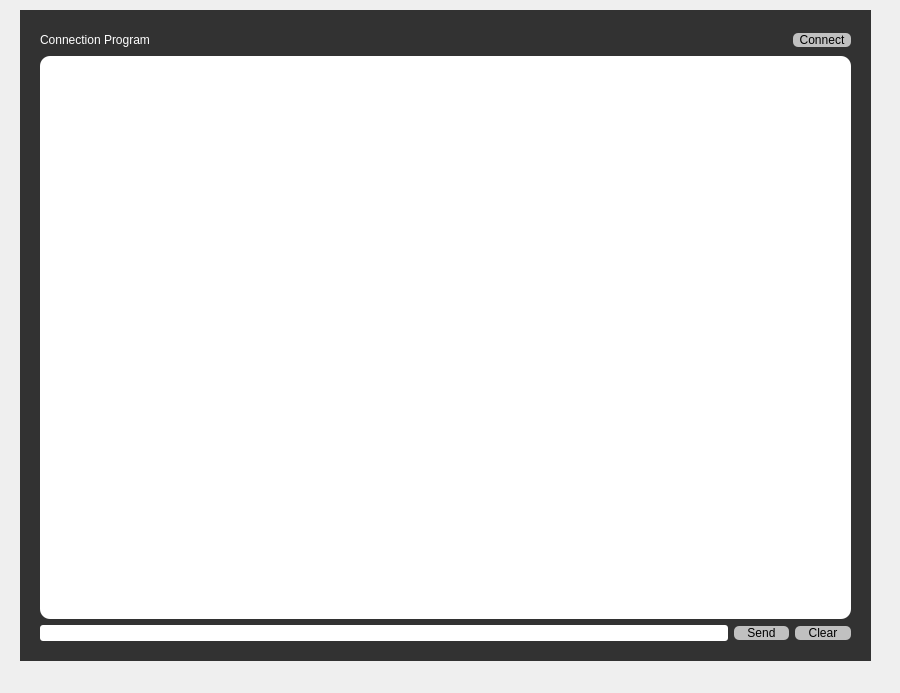
<?xml version="1.0" encoding="UTF-8"?>
<ui version="4.0">
 <class>Form</class>
 <widget class="QWidget" name="Form">
  <property name="geometry">
   <rect>
    <x>0</x>
    <y>0</y>
    <width>900</width>
    <height>693</height>
   </rect>
  </property>
  <property name="windowTitle">
   <string>Form</string>
  </property>
  <property name="styleSheet">
   <string notr="true"/>
  </property>
  <widget class="QWidget" name="central" native="true">
   <property name="geometry">
    <rect>
     <x>20</x>
     <y>10</y>
     <width>851</width>
     <height>651</height>
    </rect>
   </property>
   <property name="styleSheet">
    <string notr="true">background-color: rgb(50, 50, 50);</string>
   </property>
   <layout class="QGridLayout" name="gridLayout_3">
    <item row="2" column="1">
     <layout class="QVBoxLayout" name="verticalLayout">
      <item>
       <layout class="QVBoxLayout" name="verticalLayout_2">
        <item>
         <widget class="QListWidget" name="receiveList">
          <property name="styleSheet">
           <string notr="true">background-color: #FFFFFF;
font: 75 14pt &quot;Arial&quot;;
border-radius: 10px;</string>
          </property>
         </widget>
        </item>
       </layout>
      </item>
      <item>
       <layout class="QHBoxLayout" name="horizontalLayout">
        <item>
         <widget class="QLineEdit" name="MsgEdit">
          <property name="styleSheet">
           <string notr="true">background-color: rgb(255, 255, 255); font: 20px &quot;Arial&quot;;
border-radius: 3px;</string>
          </property>
         </widget>
        </item>
        <item>
         <widget class="QPushButton" name="SendBtn">
          <property name="styleSheet">
           <string notr="true">background-color: rgb(192, 192, 192);
font: 75 20pt &quot;나눔스퀘어 Bold&quot;;
border-radius: 5px;</string>
          </property>
          <property name="text">
           <string>    Send    </string>
          </property>
         </widget>
        </item>
        <item>
         <widget class="QPushButton" name="ClearBtn">
          <property name="styleSheet">
           <string notr="true">background-color: rgb(192, 192, 192);
font: 75 20pt &quot;나눔스퀘어 Bold&quot;;
border-radius: 5px;</string>
          </property>
          <property name="text">
           <string>    Clear    </string>
          </property>
         </widget>
        </item>
       </layout>
      </item>
     </layout>
    </item>
    <item row="0" column="1">
     <spacer name="horizontalSpacer">
      <property name="orientation">
       <enum>Qt::Horizontal</enum>
      </property>
      <property name="sizeHint" stdset="0">
       <size>
        <width>40</width>
        <height>20</height>
       </size>
      </property>
     </spacer>
    </item>
    <item row="2" column="3">
     <spacer name="verticalSpacer_2">
      <property name="orientation">
       <enum>Qt::Vertical</enum>
      </property>
      <property name="sizeHint" stdset="0">
       <size>
        <width>20</width>
        <height>40</height>
       </size>
      </property>
     </spacer>
    </item>
    <item row="2" column="0">
     <spacer name="verticalSpacer">
      <property name="orientation">
       <enum>Qt::Vertical</enum>
      </property>
      <property name="sizeHint" stdset="0">
       <size>
        <width>20</width>
        <height>40</height>
       </size>
      </property>
     </spacer>
    </item>
    <item row="3" column="1">
     <spacer name="horizontalSpacer_2">
      <property name="orientation">
       <enum>Qt::Horizontal</enum>
      </property>
      <property name="sizeHint" stdset="0">
       <size>
        <width>40</width>
        <height>20</height>
       </size>
      </property>
     </spacer>
    </item>
    <item row="1" column="1">
     <layout class="QHBoxLayout" name="horizontalLayout_5">
      <item>
       <layout class="QVBoxLayout" name="verticalLayout_3">
        <item>
         <widget class="QLabel" name="label_3">
          <property name="styleSheet">
           <string notr="true">font: 34.4pt &quot;나눔스퀘어 ExtraBold&quot;;
color: #FFFFFF</string>
          </property>
          <property name="text">
           <string>Connection Program</string>
          </property>
         </widget>
        </item>
       </layout>
      </item>
      <item>
       <spacer name="horizontalSpacer_3">
        <property name="orientation">
         <enum>Qt::Horizontal</enum>
        </property>
        <property name="sizeHint" stdset="0">
         <size>
          <width>40</width>
          <height>20</height>
         </size>
        </property>
       </spacer>
      </item>
      <item>
       <widget class="QPushButton" name="connectBtn">
        <property name="styleSheet">
         <string notr="true">background-color: rgb(192, 192, 192);
font: 75 20pt &quot;나눔스퀘어 Bold&quot;;
border-radius: 5px;</string>
        </property>
        <property name="text">
         <string>  Connect  </string>
        </property>
       </widget>
      </item>
     </layout>
    </item>
   </layout>
  </widget>
 </widget>
 <resources>
  <include location="res/res.qrc"/>
 </resources>
 <connections/>
</ui>
